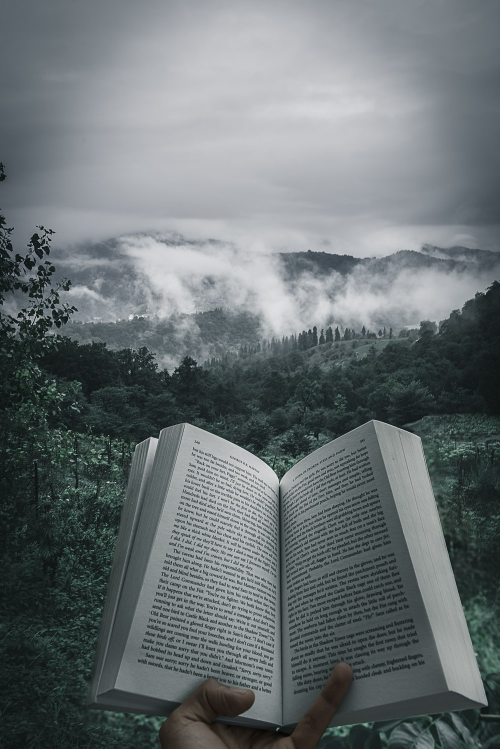
#> input picture images/img-3.jpeg, 1000 x 1498 px, found by its file name (shown at 1/2 size)
$ python L6.py
#> lines starting #> are read from the running program, lines starting #| are printed output that depends on the picture; after the words box and inside, x2 and y2 are one past the last pixel; in counts of white or black regions, pixels touching at a corner belong together
#> further down, orignal_img is the input picture: shape (1498, 1000, 3); mean B, G, R 114.8, 112.8, 105.2
### L02-opencv/L3.py
# Resizing and rescaling frames
import cv2 as cv

# [4 lines left out: function changeResolution, not called in this run]


# for rescaling image frames (video is array of frames)
def rescaleFrame(frame , scale= 0.75):
#> called with scale = 0.2
    width = int(frame.shape[1] * scale)
#> width = 200
    height = int(frame.shape[0] * scale)
#> height = 299
    dimensions =  (width, height)
#> dimensions = (200, 299)
    return cv.resize(frame, dimensions , interpolation = cv.INTER_AREA)
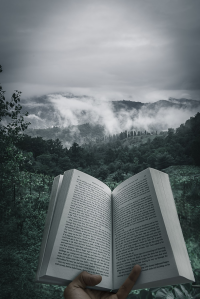
#> returned value: shape (299, 200, 3); mean of channels 0, 1, 2 114.8, 112.8, 105.2; drawn as B, G, R


# [17 lines that do not run on import are left out]

### day-2/L6.py
from L3 import rescaleFrame
import cv2 as cv
import numpy as np

orignal_img = cv.imread("images/img-3.jpeg")
img = rescaleFrame(orignal_img,scale = 0.2)
blank = np.zeros(img.shape,dtype='uint8')

gray = cv.cvtColor(img,cv.COLOR_BGR2GRAY)
blur = cv.GaussianBlur(gray, (3,3), cv.BORDER_DEFAULT )
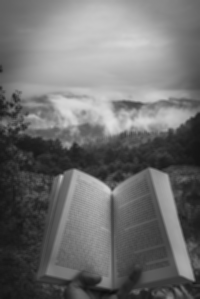
#> blur: shape (299, 200); min 14, max 222, mean 110.8
canny = cv.Canny(blur,125,175)
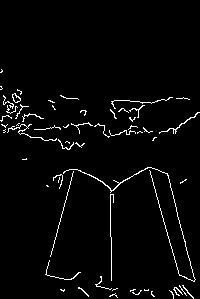
#> canny: shape (299, 200); 2.9% white in thin lines or dots, all inside (x1, y1, x2, y2) = (0, 69, 200, 299)

# contours
contours, hierarchy = cv.findContours(canny, cv.RETR_LIST, cv.CHAIN_APPROX_NONE)
#> contours = 59 contours, 55 with area under 20; largest, box (x1, y1, x2, y2) and area: (12, 93, 21, 103) 46, (63, 167, 196, 282) 44, (12, 93, 21, 103) 38, (159, 112, 200, 134) 22

# find countours using threshhold
ret, thres = cv.threshold(gray, 125,255, cv.THRESH_BINARY)
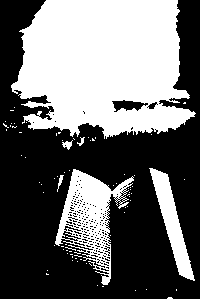
#> thres: shape (299, 200); 41.6% white; 80 white regions (74 under 20 px), largest, box (x1, y1, x2, y2) and area: (11, 0, 196, 139) 19460, (55, 169, 134, 285) 3476, (149, 168, 195, 281) 1640, (62, 140, 73, 150) 56, (57, 175, 64, 192) 41, (77, 137, 85, 146) 30
cv.imshow("Threshhold counter image", thres)

# draw contours
# cv.drawContours(blank,contours -1, (0,0,255), 2) # this is giving error dont not why


cv.waitKey(0)
